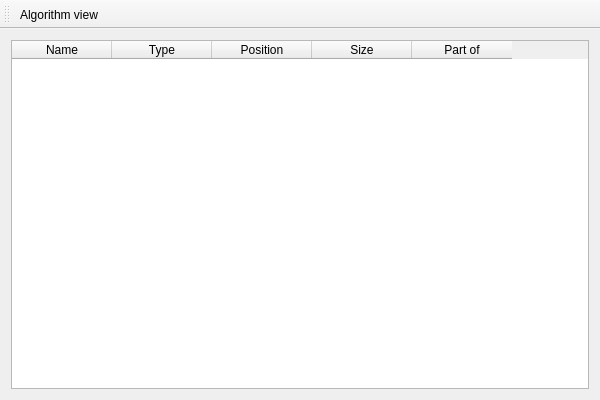
<?xml version="1.0" encoding="UTF-8"?>
<ui version="4.0">
 <class>MainWindowClass</class>
 <widget class="QMainWindow" name="MainWindowClass">
  <property name="geometry">
   <rect>
    <x>0</x>
    <y>0</y>
    <width>600</width>
    <height>400</height>
   </rect>
  </property>
  <property name="windowTitle">
   <string>MainWindow</string>
  </property>
  <widget class="QWidget" name="centralWidget">
   <layout class="QGridLayout" name="gridLayout">
    <item row="0" column="0">
     <widget class="QTableWidget" name="tableWidget">
      <property name="editTriggers">
       <set>QAbstractItemView::NoEditTriggers</set>
      </property>
      <column>
       <property name="text">
        <string>Name</string>
       </property>
      </column>
      <column>
       <property name="text">
        <string>Type</string>
       </property>
      </column>
      <column>
       <property name="text">
        <string>Position</string>
       </property>
      </column>
      <column>
       <property name="text">
        <string>Size</string>
       </property>
      </column>
      <column>
       <property name="text">
        <string>Part of</string>
       </property>
      </column>
     </widget>
    </item>
   </layout>
  </widget>
  <widget class="QMenuBar" name="menuBar">
   <property name="geometry">
    <rect>
     <x>0</x>
     <y>0</y>
     <width>600</width>
     <height>21</height>
    </rect>
   </property>
  </widget>
  <widget class="QToolBar" name="mainToolBar">
   <attribute name="toolBarArea">
    <enum>TopToolBarArea</enum>
   </attribute>
   <attribute name="toolBarBreak">
    <bool>false</bool>
   </attribute>
   <addaction name="actionAlgorithm_view"/>
  </widget>
  <action name="actionAlgorithm_view">
   <property name="icon">
    <iconset resource="MainWindow.qrc">
     <normaloff>:/icons/Resources/search.png</normaloff>:/icons/Resources/search.png</iconset>
   </property>
   <property name="text">
    <string>Algorithm view</string>
   </property>
   <property name="toolTip">
    <string>Check object and view the result of the algorithm</string>
   </property>
  </action>
 </widget>
 <layoutdefault spacing="6" margin="11"/>
 <resources>
  <include location="MainWindow.qrc"/>
 </resources>
 <connections/>
</ui>
